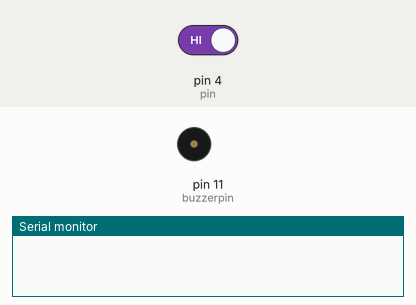
Bench run of a sketch on a simulated Arduino Uno, built with avr-gcc and run on an emulated ATmega328P. On the bench: buzzer (waves = sounding, pin HIGH), the last lines printed to the serial monitor. The test bench sets the inputs (shaded band); at power-on: pin 4 (pin) HIGH.

Above: at 1.2 s.
1.3 s: pin 4 (pin) driven LOW
At 2.3 s:
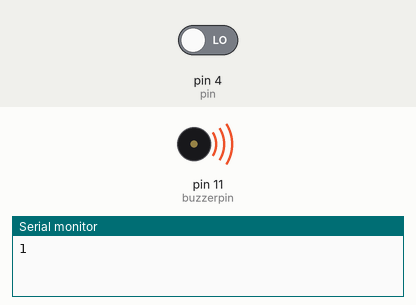
2.8 s: pin 4 (pin) driven HIGH
At 3.3 s:
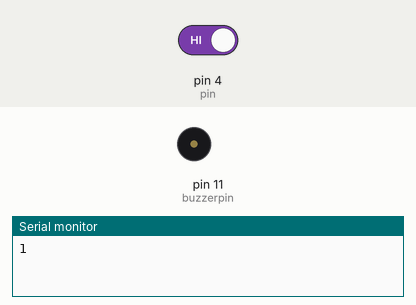
Timing chart, 0 to 5.8 s (numbered marks = the images above; inputs shaded):
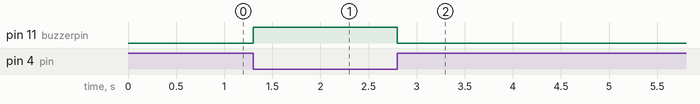

The sketch:

buzzer_ir.ino
```cpp
int pin=4;
int buzzerpin=11;
int i=0;
int sensorstate;
void setup() {
  // put your setup code here, to run once:
pinMode(pin,INPUT);
pinMode(buzzerpin,OUTPUT);
Serial.begin(9600);
}

void loop() {
  // put your main code here, to run repeatedly:
  sensorstate=digitalRead(pin);
  if(sensorstate==LOW  ){
    i++;
    Serial.println(i);
    while(!sensorstate){

digitalWrite(buzzerpin,HIGH);
  sensorstate=digitalRead(pin);

  }
  }
  else{
digitalWrite(buzzerpin,LOW);


  }
}
```

Measured:
- after the input at 1.3 s, pin 11 (buzzerpin): LOW → HIGH at once
- after the input at 2.8 s, pin 11 (buzzerpin): HIGH → LOW at once
